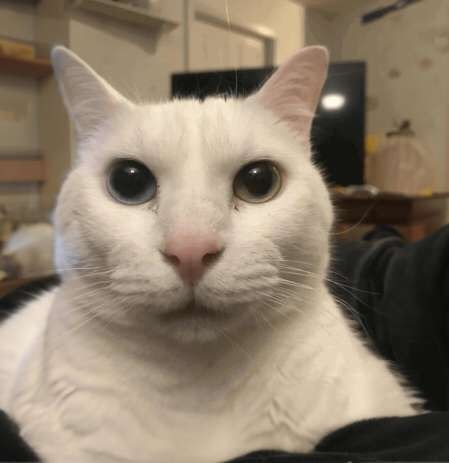
#> input picture OpenCV/cvtest/images/gate.jpg, 449 x 463 px, found by its file name
$ python test.py
#> lines starting #> are read from the running program, lines starting #| are printed output that depends on the picture
import cv2 as cv
import numpy as np

filename = "OpenCV\cvtest\images\gate.jpg"
image = cv.imread(filename)
#> image is the input picture: shape (463, 449, 3); mean B, G, R 107.9, 126.4, 141.1

# Convertir a escala de grises
grayImage = cv.cvtColor(image, cv.COLOR_BGR2GRAY)
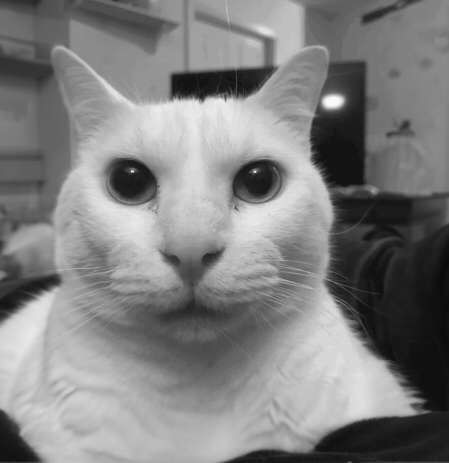
#> grayImage: shape (463, 449); min 9, max 253, mean 128.6

# Crear archivo
cv.imwrite("gate_gris.jpg", grayImage)

# Mostrar
cv.imshow("Image", image)
cv.imshow("Grayscale Image", grayImage)
cv.waitKey(0)

$ run again, with OpenCV/cvtest/images/OpenCV_test.png saved as OpenCV/cvtest/images/gate.jpg
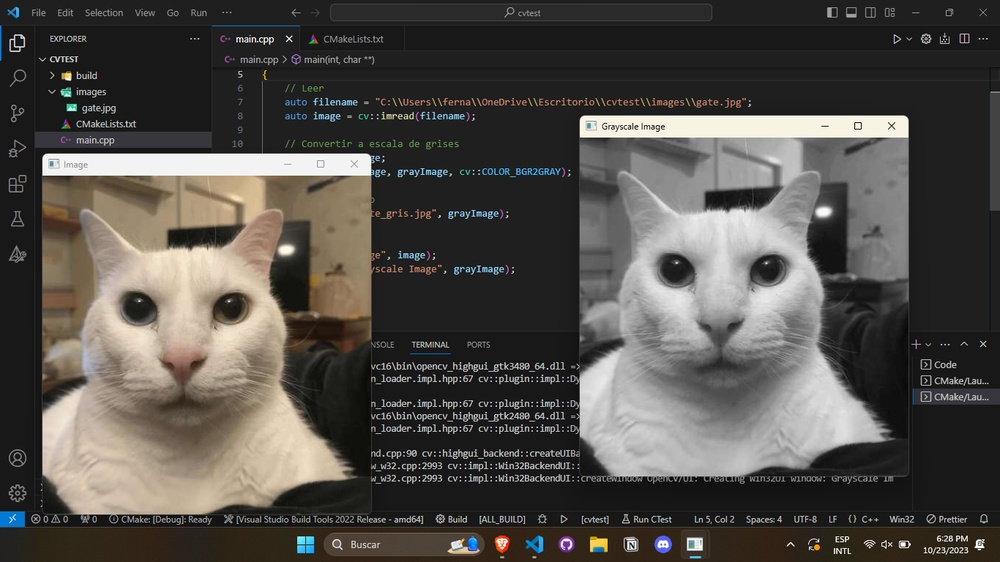
#> input picture OpenCV/cvtest/images/OpenCV_test.png, 1000 x 562 px, shrunk from 1366 x 768 before the run, found by its file name
#> image is the input picture: shape (562, 1000, 3); mean B, G, R 73.7, 78.1, 81.4
#> `grayImage = cv.cvtColor(image, cv.COLOR_BGR2GRAY)`:
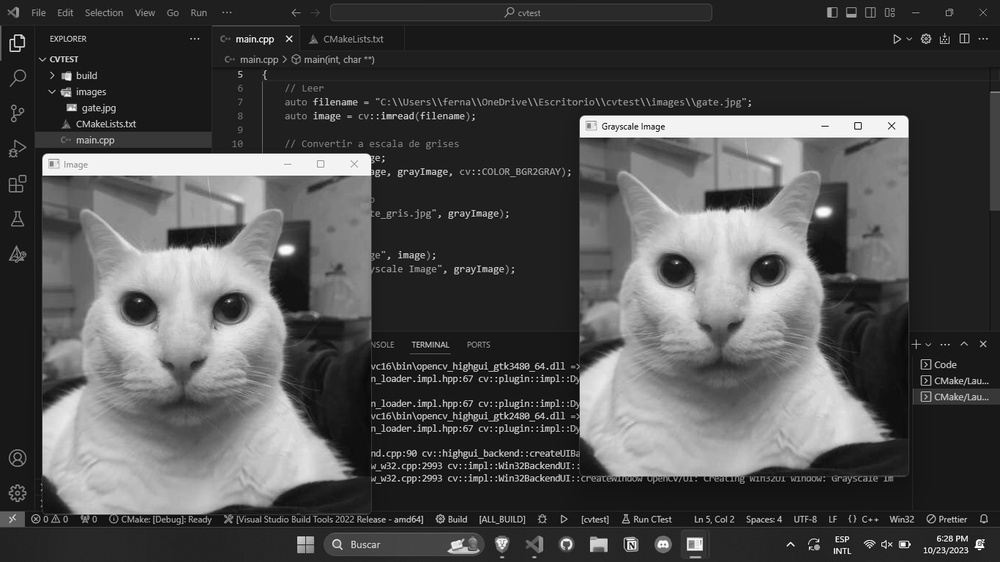
#> grayImage: shape (562, 1000); min 0, max 255, mean 78.5
